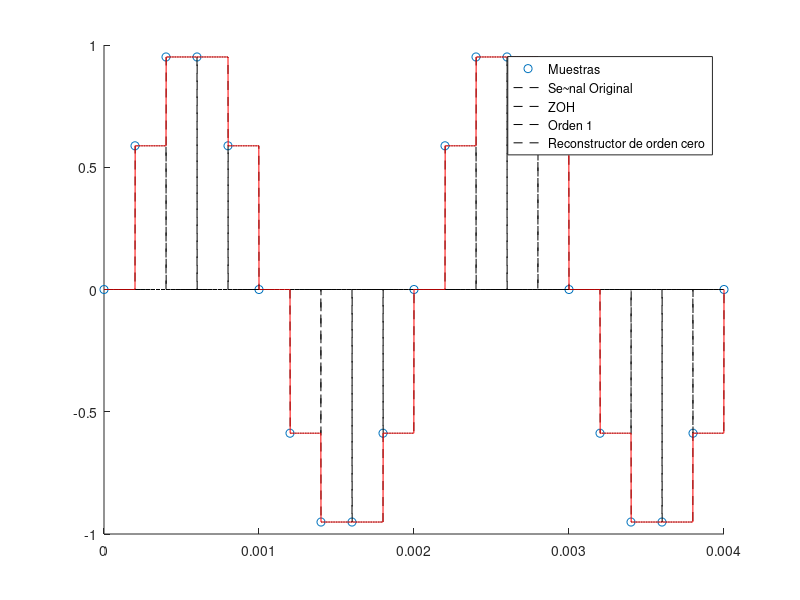
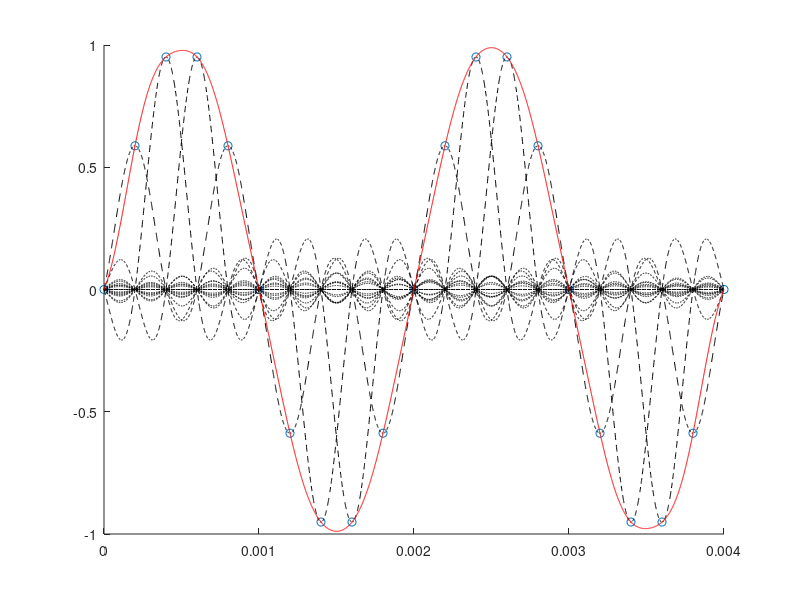
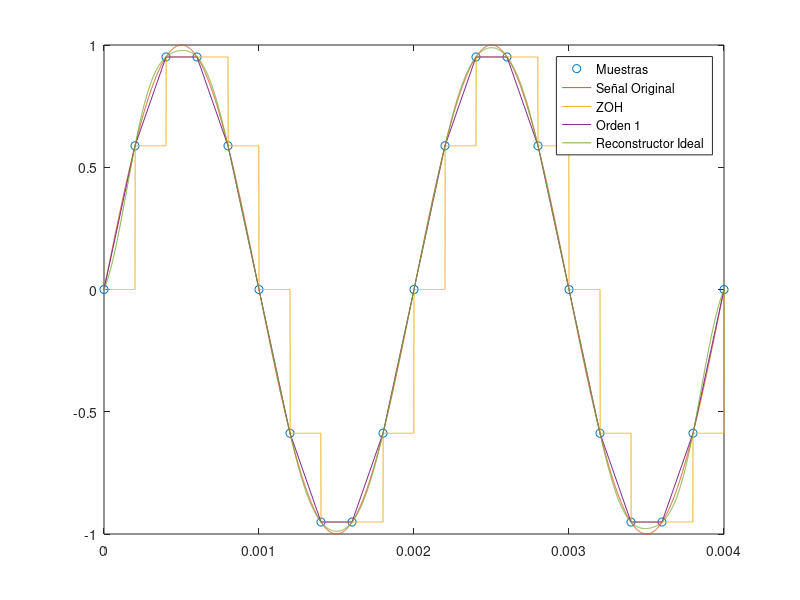

Source code (MATLAB) for these figures, in order:
%% Reconstructor de orden cero
Ts = 1/5000; f0 = 500; n = [0:1:20];
x = sin(2*pi*f0*n*Ts);
t = [0:Ts/200:Ts*20]; yZOH = zeros(size(t));
figure, hold on, plot(n*Ts,x,'o');
for k = 1:length(n)
xrp = x(k).*((t>= n(k)*Ts) & (t < (n(k)+1)*Ts));
plot(t,xrp,'k--');
yZOH = yZOH+xrp;
end
plot(t,yZOH,'r'), hold off;
legend('Muestras','Se~nal Original','ZOH','Orden 1','Reconstructor de orden cero')
%figure, plot(n*Ts,x,'o',n*Ts,x,'r-'), hold off;


%% Reconstructor ideal
yIDEAL = zeros(size(t));
figure, hold on, plot(n*Ts,x,'o')
for k = 1:length(n)
xrp = x(k).*sinc((t-n(k).*Ts)/Ts);
plot(t,xrp,'k--');
yIDEAL = yIDEAL+xrp;
end
plot(t,yIDEAL,'r'), hold off;

%% Graficar las señales reconstruidas
y = sin(2*pi*f0*t);
figure, plot(n*Ts,x,'o',t,y,t,yZOH,n*Ts,x,'-',t,yIDEAL)
legend('Muestras','Señal Original','ZOH','Orden 1','Reconstructor Ideal')